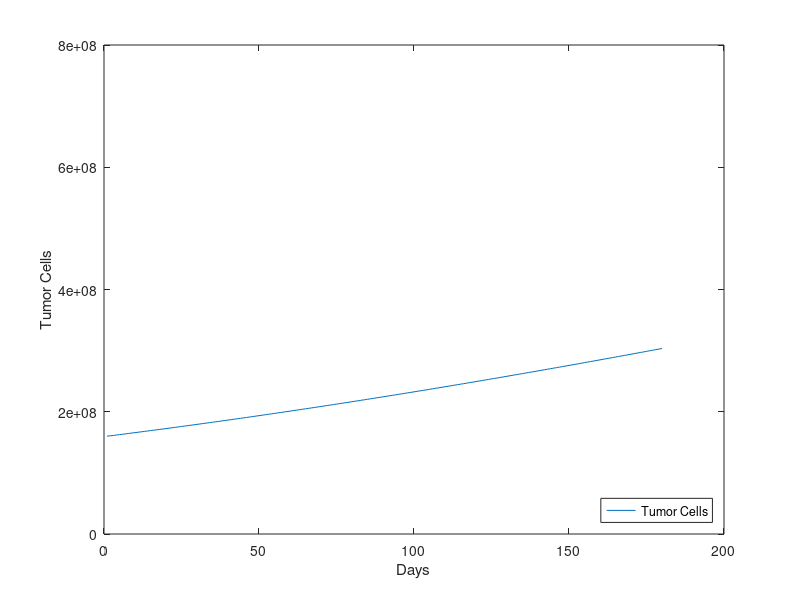

Reproduce this figure in MATLAB.
% Logistic Growth - NSCLC

k = 0.005;        % Proliferation rate (doubling rate = 135 days)
carcap = 8e8;     % Carrying Cap

dt = 1;
days = 180;       %0.5 years


N = zeros(1,days/dt);
N(1) = 0.20*carcap;

for t = 2:(days/dt)   
   % Tumor Growth
   N(t) = N(t-1) + dt*(k*(1 - N(t-1)/carcap)*N(t-1));
end

%% Plots

uh = 1:1/dt:days/dt;
n = 1;

subplot(n,1,1)
plot(uh, N(uh))
xlabel('Days')
ylabel('Tumor Cells')
ylim([0,carcap])
legend('Tumor Cells','Location', 'southeast')